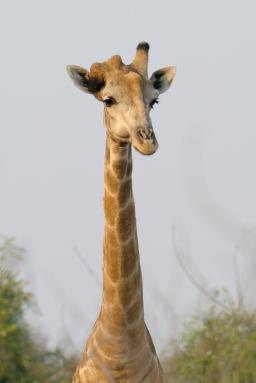
#> input picture data/COCO_val2014_000000519046.jpg, 256 x 383 px
$ python -i image_processor.py   (imports and definitions only)
#> lines starting #> are read from the running program, lines starting #| are printed output that depends on the picture
"""
ImageProcessor — 图片预处理。

加载、验证、缩放图片, 并支持转为 base64 编码。
"""

import base64
import logging
import uuid
from io import BytesIO
from pathlib import Path
from typing import Dict, List, Optional, Tuple

from PIL import Image

from config.settings import settings

logger = logging.getLogger(__name__)

# 支持的图片格式
SUPPORTED_IMAGE_FORMATS = {
    ".jpg", ".jpeg", ".png", ".gif", ".webp", ".bmp", ".tiff", ".tif",
}


class ImageProcessor:
    """图片预处理器。

    功能:
      - 加载并验证图片
      - 等比缩放 (保持宽高比)
      - 转为 JPEG 字节或 base64 字符串
      - 生成用于媒体展示的缩略图

    Usage:
        proc = ImageProcessor(target_size=256)
        result = proc.process("photo.jpg")  # -> {"image_bytes": ..., "base64": ..., "metadata": ...}
    """

    def __init__(
        self,
        target_size: int = 256,
        quality: int = 85,
        thumbnail_dim: int = 256,
    ):
        self.target_size = target_size
        self.quality = quality
        self.thumbnail_dim = thumbnail_dim

    def process(self, image_path: str) -> dict:
        """处理单张图片。

        Args:
            image_path: 图片文件路径。

        Returns:
            包含以下字段的字典:
                - chunk_id: 唯一 ID
                - image_bytes: JPEG 编码的图片字节
                - base64: base64 字符串
                - metadata: 元数据 (尺寸、格式、来源等)
                - thumbnail_base64: 缩略图 base64
                - modality: "image"

        Raises:
            FileNotFoundError: 文件不存在。
            ValueError: 文件格式不支持或内容无效。
        """
#> called with image_path = '../../data/COCO_val2014_000000519046.jpg'
        path = Path(image_path)
        if not path.exists():
            raise FileNotFoundError(f"图片文件不存在: {image_path}")

        suffix = path.suffix.lower()
        if suffix not in SUPPORTED_IMAGE_FORMATS:
            raise ValueError(
                f"不支持的图片格式: {suffix}。支持的格式: {SUPPORTED_IMAGE_FORMATS}"
            )

        # 预检文件头魔数，防止非图片文件以图片扩展名上传
        self._validate_image_bytes(path)

        try:
            img = Image.open(image_path)
#> img is the input picture: PIL image 256x383 RGB; mean R, G, B 185.9, 181, 173.2
            img.load()  # 强制加载像素数据，触发真实解码
        except Exception as e:
            raise ValueError(
                f"无法解析图片文件，文件可能已损坏或格式与扩展名不匹配: {path.name}"
            ) from e

        original_size = img.size
#> original_size = (256, 383)

        # 转 RGB
        if img.mode in ("RGBA", "P", "LA", "PA"):
            img = img.convert("RGB")

        # 缩放到目标尺寸 (居中裁剪)
        img_resized = self._resize_to_target(img, self.target_size)

        # 缩略图
        thumbnail = self._resize_to_target(img.copy(), self.thumbnail_dim)

        # 编码为 JPEG
        main_bytes = self._encode_jpeg(img_resized)
        thumbnail_bytes = self._encode_jpeg(thumbnail, quality=75)

        chunk_id = str(uuid.uuid4())

        return {
            "chunk_id": chunk_id,
            "image_bytes": main_bytes,
            "base64": base64.b64encode(main_bytes).decode("utf-8"),
            "thumbnail_base64": base64.b64encode(thumbnail_bytes).decode("utf-8"),
            "metadata": {
                "chunk_id": chunk_id,
                "source_file": str(path.resolve()),
                "source_file_name": path.name,
                "original_size": original_size,
                "resized_size": (self.target_size, self.target_size),
                "format": suffix.lstrip("."),
                "modality": "image",
                "content_type": "image",
            },
            "modality": "image",
        }

    def process_batch(self, image_paths: List[str]) -> List[dict]:
        """批量处理图片。"""
        results = []
        for p in image_paths:
            try:
                results.append(self.process(p))
            except Exception as e:
                logger.error(f"处理图片失败 {p}: {e}")
        return results

    def _resize_to_target(self, img: Image.Image, size: int) -> Image.Image:
        """居中裁剪并缩放到指定尺寸 (size x size)。"""
#> called with size = 256
        w, h = img.size
#> w = 256; h = 383

        # 等比缩放使短边 = size
        if w < h:
            new_w = size
            new_h = int(h * (size / w))
#> new_h = 383
        else:
            new_h = size
            new_w = int(w * (size / h))
        img = img.resize((new_w, new_h), Image.LANCZOS)

        # 居中裁剪
        left = (new_w - size) // 2
        top = (new_h - size) // 2
#> top = 63
        return img.crop((left, top, left + size, top + size))
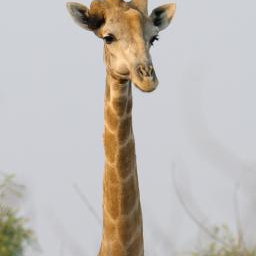
#> returned value: PIL image 256x256 RGB; mean R, G, B 192.2, 187.3, 182.6

    def _encode_jpeg(self, img: Image.Image, quality: Optional[int] = None) -> bytes:
        """编码为 JPEG 字节。"""
        quality = quality or self.quality
        buf = BytesIO()
        img.save(buf, format="JPEG", quality=quality)
        return buf.getvalue()

    @staticmethod
    def _validate_image_bytes(path: Path):
        """通过文件头魔数验证是否为有效图片。"""
        MAGIC_BYTES = {
            b"\xff\xd8\xff": "JPEG",
            b"\x89PNG\r\n\x1a\n": "PNG",
            b"GIF87a": "GIF",
            b"GIF89a": "GIF",
            b"RIFF": "WEBP",
            b"BM": "BMP",
            b"II*\x00": "TIFF",
            b"MM\x00*": "TIFF",
        }

        try:
            with open(path, "rb") as f:
                header = f.read(12)
        except OSError as e:
            raise ValueError(f"无法读取文件: {e}")

        if len(header) < 4:
            raise ValueError(f"文件过小，不是有效图片: {path.name}")

        if header[:4] == b"RIFF" and header[8:12] == b"WEBP":
            return

        for magic, fmt in MAGIC_BYTES.items():
            if header[:len(magic)] == magic:
                return

        raise ValueError(
            f"文件头不匹配任何已知图片格式，文件可能不是有效图片: {path.name}"
        )

    @staticmethod
    def get_image_base64(image_path: str, target_size: int = 256) -> str:
        """快速获取图片 base64 (不生成缩略图)。"""
        proc = ImageProcessor(target_size=target_size)
        result = proc.process(image_path)
        return result["base64"]

    @staticmethod
    def bytes_to_base64(image_bytes: bytes, target_size: int = 256) -> str:
        """将图片 bytes 转为 base64。"""
        proc = ImageProcessor(target_size=target_size)
        img = Image.open(BytesIO(image_bytes))
        if img.mode in ("RGBA", "P", "LA", "PA"):
            img = img.convert("RGB")
        img_resized = proc._resize_to_target(img, target_size)
        jpeg_bytes = proc._encode_jpeg(img_resized)
        return base64.b64encode(jpeg_bytes).decode("utf-8")

>>> result = ImageProcessor().process('../../data/COCO_val2014_000000519046.jpg')
#> result = 6 items
